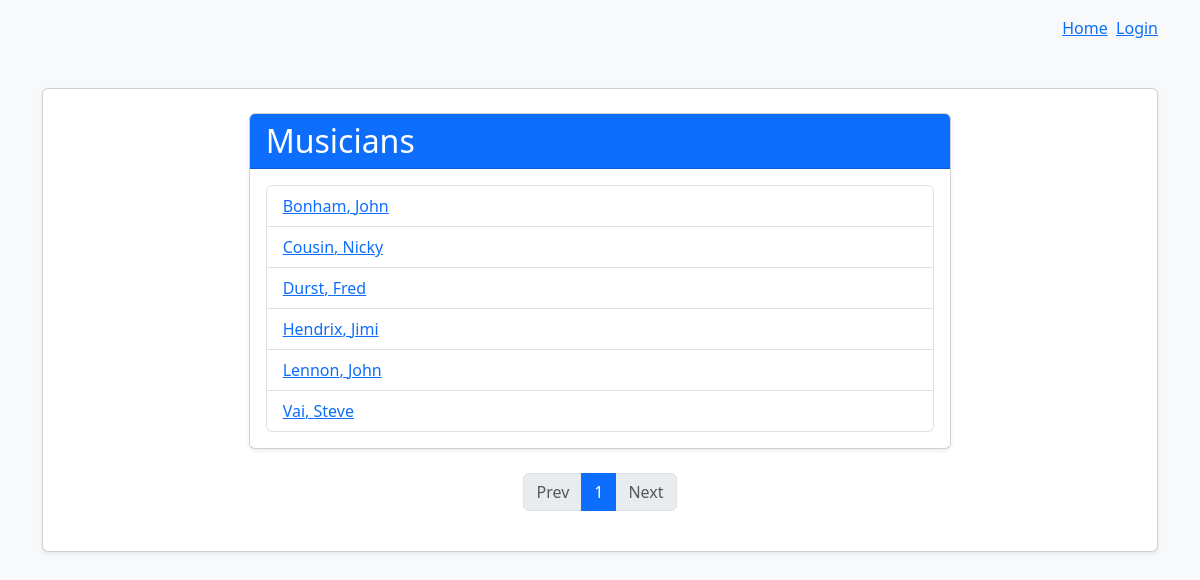
Screenshot of /bands/musicians/ with the database file from the repository.
### bands/models.py (models this page shows, shortened)
class Musician(models.Model):
    first_name = models.CharField(max_length=50)
    last_name = models.CharField(max_length=50)
    birth = models.DateField()
    description = models.TextField(blank=True)
    picture = models.ImageField(blank=True, null=True)
    class Meta:
        ordering = ["last_name", "first_name"]

### bands/views.py (the view)
# urls.py: path("musicians/", views.musicians, name="musicians"),
def musicians(request):
    all_musicians = Musician.objects.all().order_by("last_name")
    items_per_page = _get_items_per_page(request)
    paginator = Paginator(all_musicians, items_per_page)
    page_num = _get_page_num(request, paginator)
    page = paginator.page(page_num)
    data = {
        "musicians": page.object_list,
        "page": page,
    }
    return render(request, "musicians.html", data)

### bands/views.py (called while the page is built)
def _get_items_per_page(request):
    items_per_page = int(request.GET.get("items_per_page", 10))
    if items_per_page < 1:
        items_per_page = 10
    if items_per_page > 50:
        items_per_page = 50
    return items_per_page

def _get_page_num(request, paginator):
    page_num = int(request.GET.get("page", 1))
    if page_num < 1:
        page_num = 1
    elif page_num > paginator.num_pages:
        page_num = paginator.num_pages
    return page_num

### templates/musicians.html (shortened to what this page needs)
{% extends "base.html" %}
{% block content %}
  <div class="row">
    <div class="col-md-8 offset-md-2">
      <div class="card shadow-sm mb-4">
        <div class="card-header bg-primary text-white">
          <h2 class="mb-0">Musicians</h2>
        </div>
        <div class="card-body">
          <ul class="list-group">
            {% for musician in musicians %}
              <li class="list-group-item d-flex justify-content-between align-items-center">
                <a href="{% url 'musician' musician.id %}">
                  {{ musician.last_name }}, {{ musician.first_name }}
                </a>
              </li>
            {% empty %}
              <li class="list-group-item text-muted"><i>No musicians in the database</i></li>
            {% endfor %}
          </ul>
        </div>
      </div>
    </div>
  </div>
  <nav aria-label="Page navigation">
    <ul class="pagination justify-content-center">
      {% if page.has_previous %}
        <li class="page-item">
          <a class="page-link" href="{% url 'musicians' %}?page={{ page.previous_page_number }}">Prev</a>
        </li>
      {% else %}
        <li class="page-item disabled">
          <span class="page-link">Prev</span>
        </li>
      {% endif %}
      {% for num in page.paginator.page_range %}
        {% if num == page.number %}
          <li class="page-item active">
            <span class="page-link">{{ num }}</span>
          </li>
        {% else %}
          <li class="page-item">
            <a class="page-link" href="{% url 'musicians' %}?page={{ num }}">{{ num }}</a>
          </li>
        {% endif %}
      {% endfor %}
      {% if page.has_next %}
        <li class="page-item">
          <a class="page-link" href="{% url 'musicians' %}?page={{ page.next_page_number }}">Next</a>
        </li>
      {% else %}
        <li class="page-item disabled">
          <span class="page-link">Next</span>
        </li>
      {% endif %}
    </ul>
  </nav>
{% endblock content %}

### templates/base.html (shortened to what this page needs)
<!DOCTYPE html>
<html lang="en">
<head>
    <link
        href="https://cdn.jsdelivr.net/npm/bootstrap@5.3.3/dist/css/bootstrap.min.css"
        rel="stylesheet"
>
</head>
<body class="bg-light">
    <div class="container mt-3 d-flex justify-content-end">
        <a href="{% url 'home' %}">Home</a>&nbsp;&nbsp;
        {% if user.is_authenticated %}
            Hello, {{ user.username }}! &nbsp;
            <form id="logout-form" method="post" action="{% url 'logout' %}">
                {% csrf_token %}
                <button type="submit" style="background: none; border:none; cursor:pointer; padding:0; text-decoration: underline;">
                    Logout
                </button>
            </form>
        {% else %}
            <a href="{% url 'login' %}">Login</a>
        {% endif %}
    </div>
    <main class="container my-5">
        <div class="card shadow-sm p-4 bg-white rounded">
            {% block content %}
            {% endblock content %}
        </div>
    </main>
</body>
</html>

### rows the page displays
Musician: last_name "Bonham", first_name "John"
Musician: last_name "Cousin", first_name "Nicky"
Musician: last_name "Durst", first_name "Fred"
Musician: last_name "Hendrix", first_name "Jimi"
Musician: last_name "Lennon", first_name "John"
Musician: last_name "Vai", first_name "Steve"

### other values shown
{{ num }} "1"
